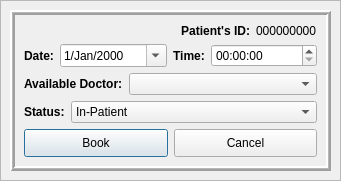
<?xml version="1.0" encoding="UTF-8"?>
<ui version="4.0">
 <class>ApptSlip</class>
 <widget class="QDialog" name="ApptSlip">
  <property name="geometry">
   <rect>
    <x>0</x>
    <y>0</y>
    <width>341</width>
    <height>181</height>
   </rect>
  </property>
  <property name="windowTitle">
   <string>Appointment Slip</string>
  </property>
  <layout class="QGridLayout" name="gridLayout">
   <property name="leftMargin">
    <number>0</number>
   </property>
   <property name="topMargin">
    <number>0</number>
   </property>
   <property name="rightMargin">
    <number>0</number>
   </property>
   <property name="bottomMargin">
    <number>0</number>
   </property>
   <property name="spacing">
    <number>0</number>
   </property>
   <item row="0" column="0">
    <widget class="QFrame" name="bgLayer">
     <property name="frameShape">
      <enum>QFrame::StyledPanel</enum>
     </property>
     <property name="frameShadow">
      <enum>QFrame::Raised</enum>
     </property>
     <layout class="QGridLayout" name="gridLayout_2">
      <item row="0" column="0">
       <widget class="QFrame" name="bgframe">
        <property name="frameShape">
         <enum>QFrame::Box</enum>
        </property>
        <property name="frameShadow">
         <enum>QFrame::Raised</enum>
        </property>
        <property name="lineWidth">
         <number>2</number>
        </property>
        <property name="midLineWidth">
         <number>1</number>
        </property>
        <layout class="QVBoxLayout" name="verticalLayout">
         <item>
          <layout class="QHBoxLayout" name="horizontalLayout_4">
           <item>
            <widget class="QLabel" name="label_5">
             <property name="sizePolicy">
              <sizepolicy hsizetype="Expanding" vsizetype="Preferred">
               <horstretch>0</horstretch>
               <verstretch>0</verstretch>
              </sizepolicy>
             </property>
             <property name="font">
              <font>
               <weight>75</weight>
               <bold>true</bold>
              </font>
             </property>
             <property name="text">
              <string>Patient's ID:</string>
             </property>
             <property name="alignment">
              <set>Qt::AlignRight|Qt::AlignTrailing|Qt::AlignVCenter</set>
             </property>
            </widget>
           </item>
           <item>
            <widget class="QLabel" name="patientID">
             <property name="text">
              <string>000000000</string>
             </property>
            </widget>
           </item>
          </layout>
         </item>
         <item>
          <layout class="QHBoxLayout" name="horizontalLayout">
           <item>
            <widget class="QLabel" name="label_2">
             <property name="sizePolicy">
              <sizepolicy hsizetype="Fixed" vsizetype="Preferred">
               <horstretch>0</horstretch>
               <verstretch>0</verstretch>
              </sizepolicy>
             </property>
             <property name="font">
              <font>
               <weight>75</weight>
               <bold>true</bold>
              </font>
             </property>
             <property name="text">
              <string>Date:</string>
             </property>
             <property name="alignment">
              <set>Qt::AlignLeading|Qt::AlignLeft|Qt::AlignVCenter</set>
             </property>
            </widget>
           </item>
           <item>
            <widget class="QDateEdit" name="dateEdit">
             <property name="displayFormat">
              <string>d/MMM/yyyy</string>
             </property>
             <property name="calendarPopup">
              <bool>true</bool>
             </property>
            </widget>
           </item>
           <item>
            <widget class="QLabel" name="label">
             <property name="sizePolicy">
              <sizepolicy hsizetype="Fixed" vsizetype="Preferred">
               <horstretch>0</horstretch>
               <verstretch>0</verstretch>
              </sizepolicy>
             </property>
             <property name="font">
              <font>
               <weight>75</weight>
               <bold>true</bold>
              </font>
             </property>
             <property name="text">
              <string>Time:</string>
             </property>
             <property name="alignment">
              <set>Qt::AlignCenter</set>
             </property>
            </widget>
           </item>
           <item>
            <widget class="QTimeEdit" name="timeEdit">
             <property name="calendarPopup">
              <bool>true</bool>
             </property>
            </widget>
           </item>
          </layout>
         </item>
         <item>
          <layout class="QHBoxLayout" name="horizontalLayout_2">
           <item>
            <widget class="QLabel" name="label_3">
             <property name="sizePolicy">
              <sizepolicy hsizetype="Fixed" vsizetype="Preferred">
               <horstretch>0</horstretch>
               <verstretch>0</verstretch>
              </sizepolicy>
             </property>
             <property name="font">
              <font>
               <weight>75</weight>
               <bold>true</bold>
              </font>
             </property>
             <property name="text">
              <string>Available Doctor:</string>
             </property>
            </widget>
           </item>
           <item>
            <widget class="QComboBox" name="doclist"/>
           </item>
          </layout>
         </item>
         <item>
          <layout class="QHBoxLayout" name="horizontalLayout_5">
           <item>
            <widget class="QLabel" name="label_4">
             <property name="sizePolicy">
              <sizepolicy hsizetype="Fixed" vsizetype="Preferred">
               <horstretch>0</horstretch>
               <verstretch>0</verstretch>
              </sizepolicy>
             </property>
             <property name="font">
              <font>
               <weight>75</weight>
               <bold>true</bold>
              </font>
             </property>
             <property name="text">
              <string>Status:</string>
             </property>
            </widget>
           </item>
           <item>
            <widget class="QComboBox" name="status">
             <item>
              <property name="text">
               <string>In-Patient</string>
              </property>
             </item>
             <item>
              <property name="text">
               <string>Out-Patient</string>
              </property>
             </item>
            </widget>
           </item>
          </layout>
         </item>
         <item>
          <layout class="QHBoxLayout" name="horizontalLayout_3">
           <item>
            <widget class="QPushButton" name="bookBtn">
             <property name="sizePolicy">
              <sizepolicy hsizetype="Minimum" vsizetype="Expanding">
               <horstretch>0</horstretch>
               <verstretch>0</verstretch>
              </sizepolicy>
             </property>
             <property name="text">
              <string>Book</string>
             </property>
            </widget>
           </item>
           <item>
            <widget class="QPushButton" name="cancelBtn">
             <property name="sizePolicy">
              <sizepolicy hsizetype="Minimum" vsizetype="Expanding">
               <horstretch>0</horstretch>
               <verstretch>0</verstretch>
              </sizepolicy>
             </property>
             <property name="text">
              <string>Cancel</string>
             </property>
            </widget>
           </item>
          </layout>
         </item>
        </layout>
       </widget>
      </item>
     </layout>
    </widget>
   </item>
  </layout>
 </widget>
 <resources/>
 <connections/>
</ui>
